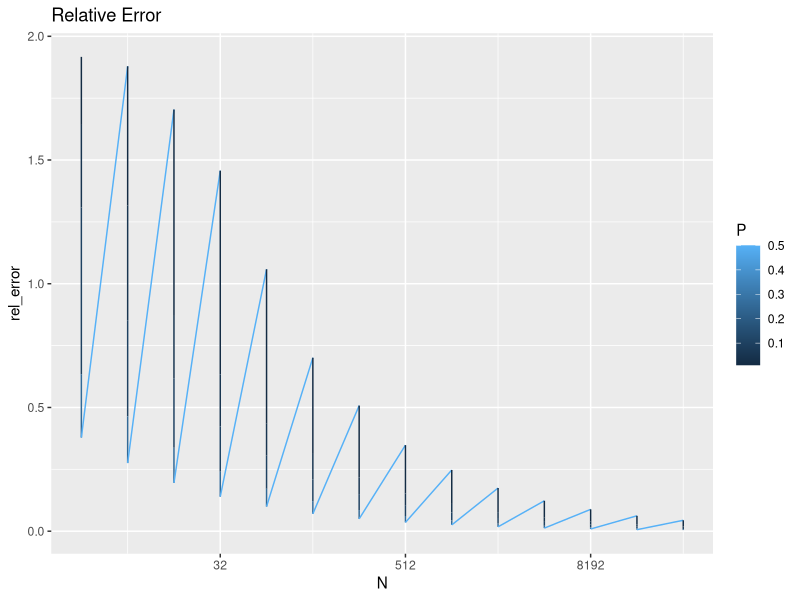
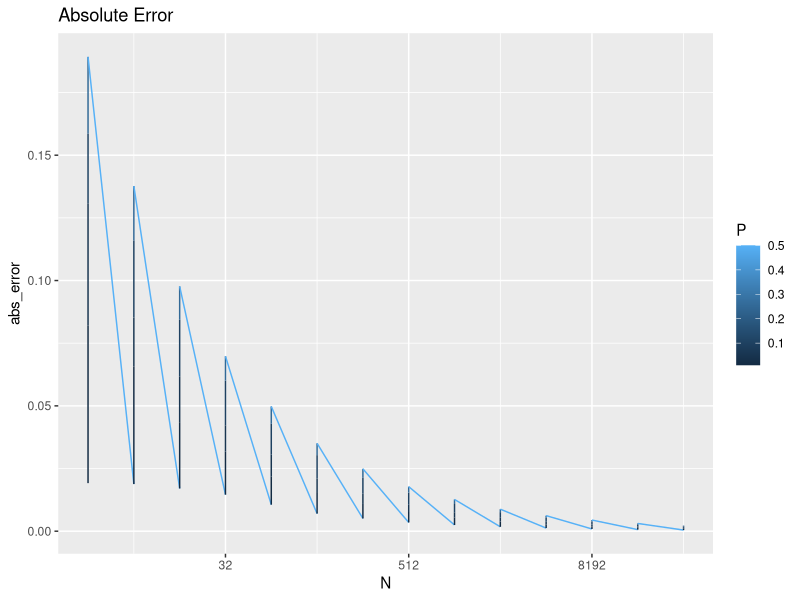

Recreate these plots in R, in order.
## ---- chunk 1
library(ggplot2)
library(dplyr)
## ---- chunk 2
# Create data frame

output <- expand.grid(
  N = 2^c(2:15),
  P = c(0.01, 0.05, 0.10, 0.25, 0.50),
  abs_error = NA,
  rel_error = NA,
  KEEP.OUT.ATTRS = FALSE
)
## ---- chunk 3
# For loop to run simulations
r <- 10000
for(i in 1:nrow(output)) {
  p <- output$P[i]
  n <- output$N[i]
  p_hat <- rbinom(r,n,p)/n
  output[i, "abs_error"] <- mean(abs(p_hat - p)) 
  output[i, "rel_error"] <- mean(abs(p_hat-p)/p) 
}
## ---- chunk 4
head(output)
## ---- chunk 5
ggplot(output, aes(x=N, y=rel_error)) + geom_line(aes(col=P)) + scale_x_continuous(trans='log2') + ggtitle("Relative Error")

## ---- chunk 6
ggplot(output, aes(x=N, y=abs_error)) + geom_line(aes(col=P)) + scale_x_continuous(trans='log2') + ggtitle("Absolute Error")

